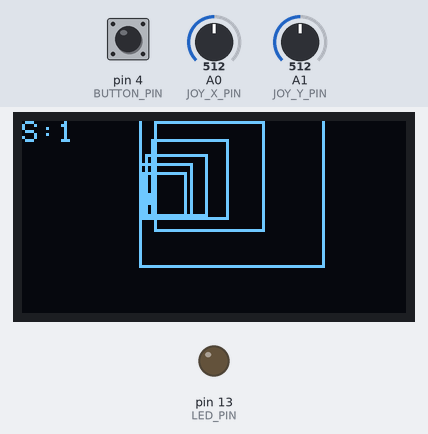
The sketch below on a simulated Arduino Uno, built with avr-gcc and run on an emulated ATmega328P. Shown: 128×64 one-colour display, output pins drawn as LEDs (lit = HIGH). Dashed ring = blinking. The inputs (shaded band) are chosen by the test bench; at power-on: A0 (JOY_X_PIN) = 512, pin 4 (BUTTON_PIN) HIGH, A1 (JOY_Y_PIN) = 512. Random numbers use the default seed unless the sketch sets one.

Above: at 2.2 s.
2.3 s: A0 (JOY_X_PIN) set to 588
3.8 s: A0 (JOY_X_PIN) set to 613
At 6.7 s:
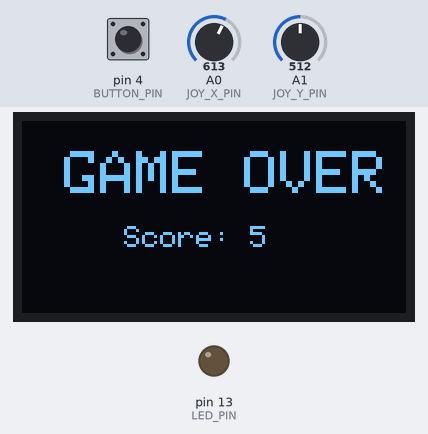
6.8 s: pin 4 (BUTTON_PIN) pulled LOW for 1 s
At 8.3 s:
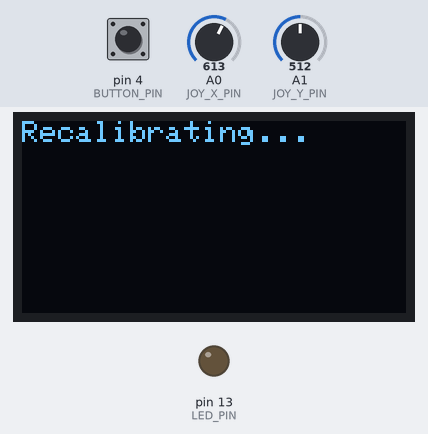
10.0 s: A1 (JOY_Y_PIN) set to 585
11.5 s: A1 (JOY_Y_PIN) set to 608
At 11.95 s:
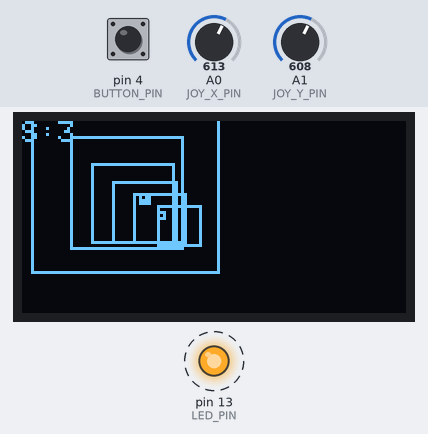
13.3 s: pin 4 (BUTTON_PIN) pulled LOW for 3.2 s
At 15.16 s:
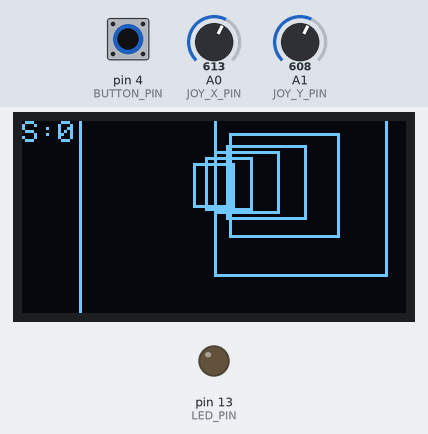
Timing chart, 0 to 18.1 s (numbered marks = the images above; inputs shaded):
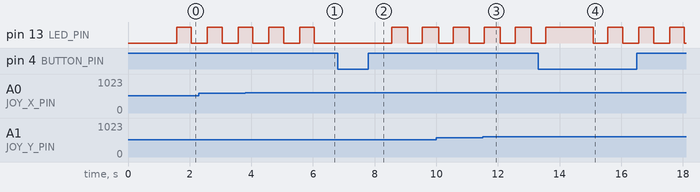

Measured:
- the behaviour switches between 598 and 599 on A0 (JOY_X_PIN) (found by bisection; images 0 and 1)
- the behaviour switches between 598 and 599 on A1 (JOY_Y_PIN) (found by bisection; images 2 and 3)
- by itself, pin 13 (LED_PIN): repeats every 0.96 s: LOW 0.48 s, HIGH 0.48 s

The sketch:

wireframe_shooter.ino
```cpp
#include <Wire.h>
#include <Adafruit_GFX.h>
#include <Adafruit_SSD1306.h>

#define JOY_X_PIN   A0
#define JOY_Y_PIN   A1
#define BUTTON_PIN  4
#define LED_PIN     13

Adafruit_SSD1306 display(128, 64, &Wire, -1);

int joyCenterX = 512, joyCenterY = 512;

// 카메라(터널 중앙 기준 상대 위치)
float playerX = 0, playerY = 0;
float worldDist = 0;              // 진행 거리 (경로 파라미터)

const float TUNNEL_HALF = 35.0;
const float CAM_RANGE   = 45.0;
const float FOCAL       = 80.0;

// ★ 커브 경로 설정
const float PATH_AMP  = 50.0;     // 진폭: 얼마나 휘는지 (0이면 직선)
const float PATH_FREQ = 0.008;    // 주파수: 얼마나 자주 휘는지

float pathX(float t) {
  return PATH_AMP * sin(t * PATH_FREQ);
}
float pathY(float t) {
  return PATH_AMP * 0.6 * sin(t * PATH_FREQ * 0.75 + 2.0);
}

// 링
const int RING_COUNT = 7;
const float RING_SPACING = 60.0;
const float RING_START   = 40.0;
struct Ring { float d; };
Ring rings[RING_COUNT];

// 큐브
struct Cube {
  float wx, wy, d;
  float size;
  bool active;
};
const int MAX_CUBES = 6;
Cube cubes[MAX_CUBES];

// ★ 함수 프로토타입 명시
void calibrateJoystick();
void initGame();
void spawnCube();
void drawRing(float d);
void drawCube(Cube &c);
void drawCrosshair();
void handleButton();

unsigned long gameStartMs;
int gameScore;
bool gameOver;
unsigned long gameOverMs;
unsigned long lastFrame = 0;
const unsigned long FRAME_INTERVAL = 40;

int lastButtonReading = HIGH;
unsigned long lastDebounce = 0;
unsigned long buttonPressStart = 0;
bool buttonHeld = false;

// ==================== 조이스틱 ====================
void calibrateJoystick() {
  delay(300);
  long sx = 0, sy = 0;
  for (int i = 0; i < 30; i++) {
    sx += analogRead(JOY_X_PIN);
    sy += analogRead(JOY_Y_PIN);
    delay(5);
  }
  joyCenterX = sx / 30;
  joyCenterY = sy / 30;
}

// ==================== 초기화 ====================
void initGame() {
  playerX = 0; playerY = 0;
  worldDist = 0;
  gameStartMs = millis();
  gameScore = 0;
  gameOver = false;
  for (int i = 0; i < RING_COUNT; i++) {
    rings[i].d = RING_START + i * RING_SPACING;
  }
  for (int i = 0; i < MAX_CUBES; i++) cubes[i].active = false;
  lastFrame = millis();
}

void spawnCube() {
  for (int i = 0; i < MAX_CUBES; i++) {
    if (!cubes[i].active) {
      cubes[i].active = true;
      cubes[i].wx = random(-20, 20);
      cubes[i].wy = random(-20, 20);
      cubes[i].d  = RING_START + RING_COUNT * RING_SPACING;
      cubes[i].size = random(3, 6);
      return;
    }
  }
}

// ==================== 링 그리기 ====================
void drawRing(float d) {
  if (d < 4.0) return;

  // 이 링의 월드 진행 거리 = 현재 카메라 + 앞쪽 거리
  float ringWorldDist = worldDist + d;

  // 경로에 의한 상대 오프셋
  float relX = pathX(ringWorldDist) - pathX(worldDist) - playerX;
  float relY = pathY(ringWorldDist) - pathY(worldDist) - playerY;

  float h = TUNNEL_HALF;
  float wx[4] = {-h,  h,  h, -h};
  float wy[4] = {-h, -h,  h,  h};

  int sx[4], sy[4];
  for (int i = 0; i < 4; i++) {
    sx[i] = 64 + (int)((relX + wx[i]) * FOCAL / d);
    sy[i] = 32 + (int)((relY + wy[i]) * FOCAL / d);
    if (sx[i] < -300 || sx[i] > 428 || sy[i] < -300 || sy[i] > 364) return;
  }
  for (int i = 0; i < 4; i++) {
    int j = (i + 1) % 4;
    display.drawLine(sx[i], sy[i], sx[j], sy[j], SSD1306_WHITE);
  }
}

// ==================== 큐브 그리기 ====================
void drawCube(Cube &c) {
  float cubeWorldDist = worldDist + c.d;
  float relX = pathX(cubeWorldDist) - pathX(worldDist) - playerX + c.wx;
  float relY = pathY(cubeWorldDist) - pathY(worldDist) - playerY + c.wy;

  float h = c.size;
  float ox[8] = {-h,  h,  h, -h, -h,  h,  h, -h};
  float oy[8] = {-h, -h,  h,  h, -h, -h,  h,  h};
  float od[8] = {-h, -h, -h, -h,  h,  h,  h,  h};

  int sx[8], sy[8];
  for (int i = 0; i < 8; i++) {
    float dd = c.d + od[i];
    if (dd < 4.0) return;
    sx[i] = 64 + (int)((relX + ox[i]) * FOCAL / dd);
    sy[i] = 32 + (int)((relY + oy[i]) * FOCAL / dd);
  }
  for (int i = 0; i < 4; i++) {
    int j = (i + 1) % 4;
    display.drawLine(sx[i], sy[i], sx[j], sy[j], SSD1306_WHITE);
    display.drawLine(sx[i+4], sy[i+4], sx[j+4], sy[j+4], SSD1306_WHITE);
    display.drawLine(sx[i], sy[i], sx[i+4], sy[i+4], SSD1306_WHITE);
  }
}

// ==================== 조준선 ====================
void drawCrosshair() {
  display.drawCircle(64, 32, 5, SSD1306_WHITE);
  display.drawPixel(64, 32, SSD1306_WHITE);
  display.drawLine(64, 26, 64, 22, SSD1306_WHITE);
  display.drawLine(64, 38, 64, 42, SSD1306_WHITE);
  display.drawLine(58, 32, 54, 32, SSD1306_WHITE);
  display.drawLine(70, 32, 74, 32, SSD1306_WHITE);
}

// ==================== 버튼 ====================
void handleButton() {
  int reading = digitalRead(BUTTON_PIN);
  if (reading != lastButtonReading) lastDebounce = millis();
  if ((millis() - lastDebounce) > 40) {
    static int stableState = HIGH;
    if (reading != stableState) {
      stableState = reading;
      if (stableState == LOW) {
        buttonPressStart = millis();
        buttonHeld = true;
      } else {
        if (buttonHeld && (millis() - buttonPressStart) < 600) initGame();
        buttonHeld = false;
      }
    }
  }
  lastButtonReading = reading;

  if (buttonHeld && (millis() - buttonPressStart >= 600)) {
    display.clearDisplay();
    display.setCursor(0, 0);
    display.println(F("Recalibrating..."));
    display.display();
    delay(500);
    calibrateJoystick();
    initGame();
    buttonHeld = false;
  }
}

// ==================== setup ====================
void setup() {
  Serial.begin(115200);
  delay(200);
  pinMode(BUTTON_PIN, INPUT_PULLUP);
  pinMode(LED_PIN, OUTPUT);
  Wire.begin();
  Wire.setClock(100000);

  if (!display.begin(SSD1306_SWITCHCAPVCC, 0x3C)) {
    Serial.println(F("SSD1306 fail"));
    for (;;);
  }
  display.ssd1306_command(0x81);
  display.ssd1306_command(255);

  display.clearDisplay();
  display.setTextColor(SSD1306_WHITE);
  display.setCursor(0, 0);
  display.println(F("Calibrating..."));
  display.display();

  calibrateJoystick();
  randomSeed(analogRead(A2));
  Wire.setClock(400000);
  initGame();
  delay(300);
}

// ==================== loop ====================
void loop() {
  handleButton();
  unsigned long now = millis();

  if (gameOver) {
    display.clearDisplay();
    display.setTextSize(2);
    display.setCursor(14, 10);
    display.println(F("GAME OVER"));
    display.setTextSize(1);
    display.setCursor(34, 35);
    display.print(F("Score: "));
    display.print(gameScore);
    display.display();
    if (now - gameOverMs > 2000) initGame();
    return;
  }

  if (now - lastFrame < FRAME_INTERVAL) return;
  float dt = (now - lastFrame) / 1000.0;
  lastFrame = now;
  gameScore = (now - gameStartMs) / 1000;

  // 조이스틱 → 카메라(플레이어) 위치
  int jx = analogRead(JOY_X_PIN) - joyCenterX;
  int jy = analogRead(JOY_Y_PIN) - joyCenterY;
  if (abs(jx) < 80) jx = 0;
  if (abs(jy) < 80) jy = 0;

  const float SENS = 0.007;
  playerX += jx * SENS;
  playerY += jy * SENS;

  if (playerX < -CAM_RANGE || playerX > CAM_RANGE ||
      playerY < -CAM_RANGE || playerY > CAM_RANGE) {
    playerX = constrain(playerX, -CAM_RANGE, CAM_RANGE);
    playerY = constrain(playerY, -CAM_RANGE, CAM_RANGE);
    gameOver = true;
    gameOverMs = now;
    return;
  }

  // 전진
  float speed = 90.0 + min(120.0, gameScore * 3.0);
  worldDist += speed * dt;

  // 링 업데이트
  for (int i = 0; i < RING_COUNT; i++) {
    rings[i].d -= speed * dt;
    if (rings[i].d < 5) rings[i].d += RING_COUNT * RING_SPACING;
  }

  // 큐브 스폰
  int spawnRate = 40 - min(25, gameScore);
  if (random(0, spawnRate) == 0) spawnCube();

  // 큐브 업데이트 & 충돌
  for (int i = 0; i < MAX_CUBES; i++) {
    if (!cubes[i].active) continue;
    cubes[i].d -= speed * dt;
    if (cubes[i].d < 5) {
      float cubeWorldDist = worldDist + cubes[i].d;
      float dx = pathX(cubeWorldDist) - pathX(worldDist) + cubes[i].wx - playerX;
      float dy = pathY(cubeWorldDist) - pathY(worldDist) + cubes[i].wy - playerY;
      float hitR = cubes[i].size ;
      if (dx*dx + dy*dy < hitR*hitR) {
        gameOver = true;
        gameOverMs = now;
        return;
      }
      cubes[i].active = false;
    }
  }

  // ==================== 렌더 ====================
  display.clearDisplay();

  int order[RING_COUNT];
  for (int i = 0; i < RING_COUNT; i++) order[i] = i;
  for (int i = 0; i < RING_COUNT - 1; i++) {
    for (int j = 0; j < RING_COUNT - 1 - i; j++) {
      if (rings[order[j]].d < rings[order[j+1]].d) {
        int t = order[j]; order[j] = order[j+1]; order[j+1] = t;
      }
    }
  }
  for (int i = 0; i < RING_COUNT; i++) drawRing(rings[order[i]].d);

  for (int i = 0; i < MAX_CUBES; i++) {
    if (cubes[i].active) drawCube(cubes[i]);
  }

  // drawCrosshair();

  display.setTextSize(1);
  display.setTextColor(SSD1306_WHITE);
  display.setCursor(0, 0);
  display.print(F("S:"));
  display.print(gameScore);
  display.display();
  digitalWrite(LED_PIN, (now / 500) % 2);
}
```
